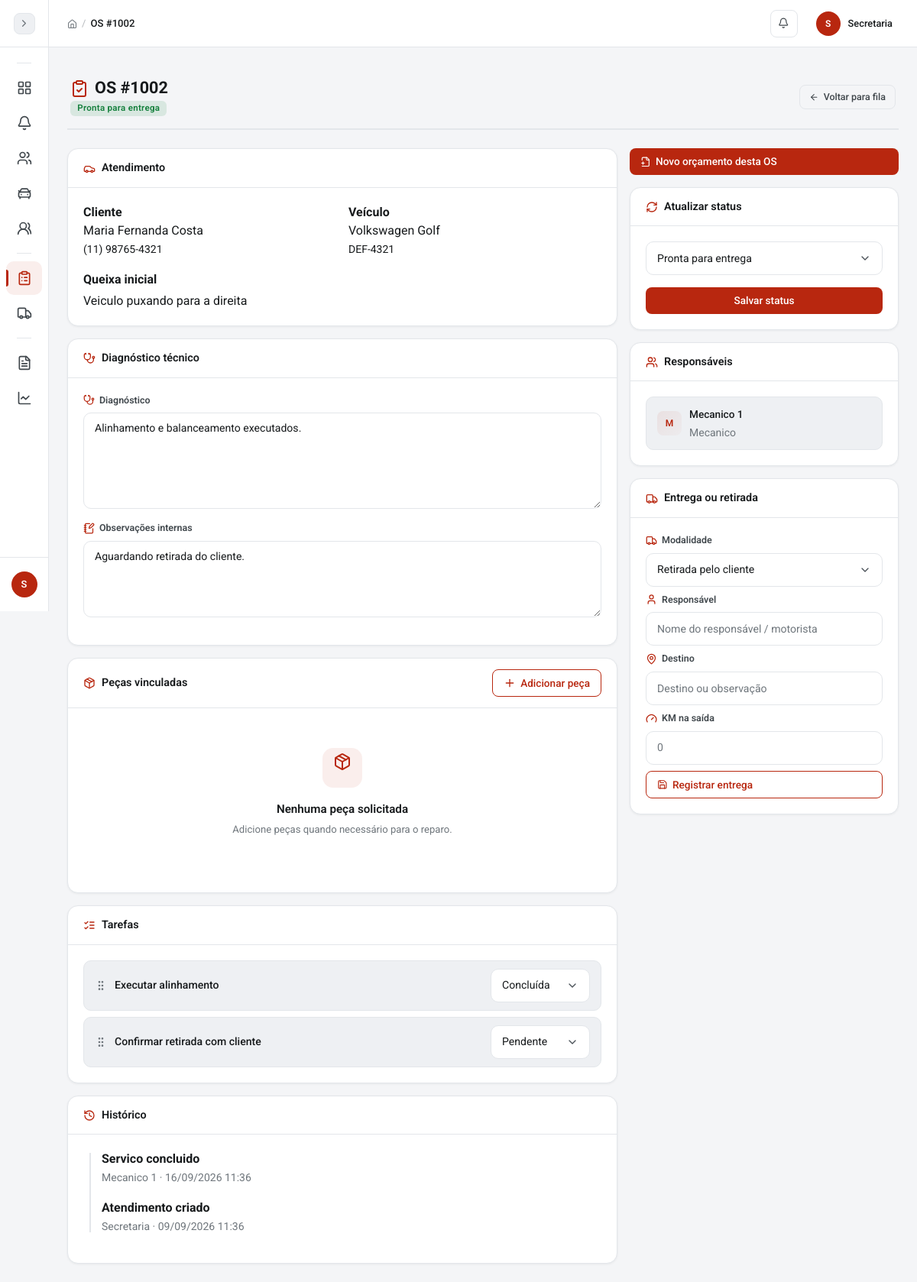
The page /pages/ordens_servico/detalhes.php?id=2 (signed in) on the database its author committed.
### tables this page shows
CREATE TABLE ordens_servico (
  id INT AUTO_INCREMENT PRIMARY KEY,
  numero INT NOT NULL UNIQUE,
  cliente_id INT NOT NULL,
  veiculo_id INT NULL,
  status ENUM('recebida','triagem','aguardando_diagnostico','aguardando_orcamento','aguardando_aprovacao','aguardando_peca','pronta_para_execucao','em_execucao','aguardando_retorno','pronta_para_entrega','entregue','cancelada') NOT NULL DEFAULT 'recebida',
  prioridade ENUM('baixa','normal','alta','urgente') NOT NULL DEFAULT 'normal',
  queixa_inicial TEXT NOT NULL,
  diagnostico TEXT,
  observacoes_internas TEXT,
  responsavel_chefe_id INT NULL,
  criado_por INT NOT NULL,
  data_entrada DATETIME NOT NULL DEFAULT CURRENT_TIMESTAMP,
  data_conclusao DATETIME NULL,
  data_atualizacao TIMESTAMP NOT NULL DEFAULT CURRENT_TIMESTAMP ON UPDATE CURRENT_TIMESTAMP,
  FOREIGN KEY (cliente_id) REFERENCES clientes(id),
  FOREIGN KEY (veiculo_id) REFERENCES veiculos(id) ON DELETE SET NULL,
  FOREIGN KEY (responsavel_chefe_id) REFERENCES usuarios(id) ON DELETE SET NULL,
  FOREIGN KEY (criado_por) REFERENCES usuarios(id)
);

CREATE TABLE clientes (
  id INT AUTO_INCREMENT PRIMARY KEY,
  nome VARCHAR(120) NOT NULL,
  cpf VARCHAR(14) UNIQUE,
  telefone VARCHAR(20),
  email VARCHAR(120),
  endereco VARCHAR(255),
  cidade VARCHAR(80),
  observacoes TEXT,
  data_cadastro TIMESTAMP DEFAULT CURRENT_TIMESTAMP,
  data_atualizacao TIMESTAMP DEFAULT CURRENT_TIMESTAMP ON UPDATE CURRENT_TIMESTAMP
);

CREATE TABLE veiculos (
  id INT AUTO_INCREMENT PRIMARY KEY,
  cliente_id INT NOT NULL,
  placa VARCHAR(10) UNIQUE,
  marca VARCHAR(50),
  modelo VARCHAR(60),
  ano YEAR,
  cor VARCHAR(30),
  km_atual INT DEFAULT 0,
  chassi VARCHAR(30),
  marca_id INT NULL,
  modelo_base_id INT NULL,
  modelo_id INT NULL,
  fipe_versao VARCHAR(150) NULL,
  valor_fipe DECIMAL(10,2) NULL,
  fipe_mes_referencia VARCHAR(20) NULL,
  FOREIGN KEY (cliente_id) REFERENCES clientes(id) ON DELETE CASCADE,
  FOREIGN KEY (marca_id) REFERENCES fipe_marcas(id) ON DELETE SET NULL,
  FOREIGN KEY (modelo_base_id) REFERENCES fipe_modelos_base(id) ON DELETE SET NULL,
  FOREIGN KEY (modelo_id) REFERENCES fipe_modelos(id) ON DELETE SET NULL
);

CREATE TABLE os_tarefas (
  id BIGINT AUTO_INCREMENT PRIMARY KEY,
  os_id INT NOT NULL,
  descricao VARCHAR(255) NOT NULL,
  status ENUM('pendente','em_execucao','concluida','bloqueada') DEFAULT 'pendente',
  criado_por INT NOT NULL,
  concluido_por INT NULL,
  criado_em TIMESTAMP DEFAULT CURRENT_TIMESTAMP,
  concluido_em DATETIME NULL,
  FOREIGN KEY (os_id) REFERENCES ordens_servico(id) ON DELETE CASCADE,
  FOREIGN KEY (criado_por) REFERENCES usuarios(id),
  FOREIGN KEY (concluido_por) REFERENCES usuarios(id) ON DELETE SET NULL
);

CREATE TABLE os_eventos (
  id BIGINT AUTO_INCREMENT PRIMARY KEY,
  os_id INT NOT NULL,
  tipo VARCHAR(50) NOT NULL,
  status_anterior VARCHAR(40),
  status_novo VARCHAR(40),
  descricao TEXT,
  criado_por INT NOT NULL,
  criado_em TIMESTAMP DEFAULT CURRENT_TIMESTAMP,
  FOREIGN KEY (os_id) REFERENCES ordens_servico(id) ON DELETE CASCADE,
  FOREIGN KEY (criado_por) REFERENCES usuarios(id)
);

CREATE TABLE usuarios (
  id INT AUTO_INCREMENT PRIMARY KEY,
  nome VARCHAR(100) NOT NULL,
  email VARCHAR(120) NOT NULL UNIQUE,
  senha VARCHAR(255) NOT NULL,
  tipo ENUM('admin','secretaria','mecanico_chefe','mecanico') NOT NULL DEFAULT 'mecanico',
  cpf VARCHAR(14) UNIQUE,
  telefone VARCHAR(20),
  salario DECIMAL(10,2),
  data_admissao DATE,
  cargo VARCHAR(100),
  ativo TINYINT(1) NOT NULL DEFAULT 1,
  data_cadastro TIMESTAMP DEFAULT CURRENT_TIMESTAMP
);

CREATE TABLE os_responsaveis (
  id BIGINT AUTO_INCREMENT PRIMARY KEY,
  os_id INT NOT NULL,
  usuario_id INT NOT NULL,
  atribuido_por INT NOT NULL,
  atribuido_em TIMESTAMP DEFAULT CURRENT_TIMESTAMP,
  concluido_em DATETIME NULL,
  observacoes TEXT,
  UNIQUE KEY uq_os_responsavel (os_id, usuario_id),
  FOREIGN KEY (os_id) REFERENCES ordens_servico(id) ON DELETE CASCADE,
  FOREIGN KEY (usuario_id) REFERENCES usuarios(id),
  FOREIGN KEY (atribuido_por) REFERENCES usuarios(id)
);

### pages/ordens_servico/detalhes.php (the view, shortened to what the rows shown need)
<?php
require_once __DIR__ . '/../../includes/sessao.php';
require_once __DIR__ . '/../../config/conexao.php';
$id = (int) ($_GET['id'] ?? 0);
$stmt = $conn->prepare("SELECT os.*, c.nome AS cliente, c.telefone, c.email, v.marca, v.modelo, v.placa, v.ano, v.km_atual FROM ordens_servico os JOIN clientes c ON c.id = os.cliente_id LEFT JOIN veiculos v ON v.id = os.veiculo_id WHERE os.id = :id");
$stmt->execute([':id' => $id]);
$os = $stmt->fetch();
$stmt = $conn->prepare('SELECT u.nome, u.tipo, r.atribuido_em FROM os_responsaveis r JOIN usuarios u ON u.id = r.usuario_id WHERE r.os_id = :id AND r.concluido_em IS NULL ORDER BY u.nome');
$stmt->execute([':id' => $id]);
$responsaveis = $stmt->fetchAll();
$stmt = $conn->prepare('SELECT e.*, u.nome AS autor FROM os_eventos e JOIN usuarios u ON u.id = e.criado_por WHERE e.os_id = :id ORDER BY e.criado_em DESC');
$stmt->execute([':id' => $id]);
$eventos = $stmt->fetchAll();
$stmt = $conn->prepare('SELECT t.*, u.nome AS criador FROM os_tarefas t JOIN usuarios u ON u.id = t.criado_por WHERE t.os_id = :id ORDER BY t.id');
$stmt->execute([':id' => $id]);
$tarefas = $stmt->fetchAll();
$titulo_pagina = 'OS #' . str_pad((int) $os['numero'], 4, '0', STR_PAD_LEFT);
require_once __DIR__ . '/../../includes/header.php';
$status_nomes = ['recebida' => 'Recebida', 'triagem' => 'Triagem', 'aguardando_diagnostico' => 'Aguardando diagnóstico', 'aguardando_orcamento' => 'Aguardando orçamento', 'aguardando_aprovacao' => 'Aguardando aprovação', 'aguardando_peca' => 'Aguardando peça', 'pronta_para_execucao' => 'Pronta para execução', 'em_execucao' => 'Em execução', 'aguardando_retorno' => 'Aguardando retorno', 'pronta_para_entrega' => 'Pronta para entrega', 'entregue' => 'Entregue', 'cancelada' => 'Cancelada'];
$tarefa_status_nomes = ['pendente' => 'Pendente', 'em_execucao' => 'Em execução', 'concluida' => 'Concluída', 'bloqueada' => 'Bloqueada'];
?>
<div class="page-header">
    <div>
        <h1><i data-lucide="clipboard-check" class="text-primary me-2"></i>OS #<?php echo str_pad((int) $os['numero'], 4, '0', STR_PAD_LEFT); ?></h1>
        <span class="page-subtitle"><span class="badge badge-status-<?php echo esc($os['status']); ?>"><?php echo esc($status_nomes[$os['status']] ?? $os['status']); ?></span></span>
    </div>
</div>
<div class="row g-3">
    <div class="col-lg-8">
        <div class="card mb-3"><div class="card-header"><i data-lucide="car" class="me-2"></i>Atendimento</div><div class="card-body">
            <div class="row g-3"><div class="col-md-6"><strong>Cliente</strong><br><?php echo esc($os['cliente']); ?><?php if (tem_papel(['admin', 'secretaria', 'mecanico_chefe'])): ?><br><small><?php echo esc($os['telefone'] ?: 'Sem telefone'); ?></small><?php endif; ?></div><div class="col-md-6"><strong>Veículo</strong><br><?php echo esc(trim(($os['marca'] ?? '') . ' ' . ($os['modelo'] ?? '')) ?: 'Não informado'); ?><br><small><?php echo esc($os['placa'] ?: ''); ?></small></div><div class="col-12"><strong>Queixa inicial</strong><p class="mb-0 mt-1"><?php echo nl2br(esc($os['queixa_inicial'])); ?></p></div></div>
        </div></div>
        <div class="card mb-3"><div class="card-header"><i data-lucide="stethoscope" class="me-2"></i>Diagnóstico técnico</div><div class="card-body">
            <form method="POST" action="processar.php?acao=atualizar_diagnostico"><label class="form-label-with-icon" for="diagnostico"><i data-lucide="stethoscope"></i> Diagnóstico</label><textarea class="form-control mb-3" id="diagnostico" name="diagnostico" rows="5" <?php echo tem_papel(['mecanico', 'mecanico_chefe', 'admin']) ? '' : 'readonly'; ?>><?php echo esc($os['diagnostico'] ?? ''); ?></textarea><label class="form-label-with-icon" for="observacoes_internas"><i data-lucide="notebook-pen"></i> Observações internas</label><textarea class="form-control mb-3" id="observacoes_internas" name="observacoes_internas" rows="3" <?php echo tem_papel(['mecanico', 'mecanico_chefe', 'admin']) ? '' : 'readonly'; ?>><?php echo esc($os['observacoes_internas'] ?? ''); ?></textarea></form>
        </div></div>
        <div class="card mb-3"><div class="card-header"><i data-lucide="list-checks" class="me-2"></i>Tarefas</div><div class="card-body">
            <?php if ($tarefas): ?>
            <div class="dynamic-list">
                <?php foreach ($tarefas as $tarefa): ?>
                <form method="POST" action="processar.php?acao=mudar_tarefa" class="dynamic-list-item">
                    <i data-lucide="grip-vertical" class="item-grip"></i>
                    <span class="item-text"><?php echo esc($tarefa['descricao']); ?></span>
                    <select class="form-select form-select-sm w-auto" name="tarefa_status" onchange="this.form.submit()" style="min-width:130px">
                        <?php foreach ($tarefa_status_nomes as $key => $nome): ?>
                        <option value="<?php echo esc($key); ?>" <?php echo $tarefa['status'] === $key ? 'selected' : ''; ?>><?php echo esc($nome); ?></option>
                        <?php endforeach; ?>
                    </select>
                </form>
                <?php endforeach; ?>
            </div>
            <?php endif; ?>
        </div></div>
        <div class="card"><div class="card-body"><div class="timeline"><?php foreach ($eventos as $evento): ?><div class="mb-3"><strong><?php echo esc($evento['descricao']); ?></strong><br><small class="text-muted"><?php echo esc($evento['autor']); ?> · <?php echo date('d/m/Y H:i', strtotime($evento['criado_em'])); ?></small></div><?php endforeach; ?></div></div></div>
    </div>
    <div class="col-lg-4">
        <?php if (tem_papel(['admin', 'secretaria', 'mecanico_chefe'])): ?><div class="card mb-3"><div class="card-header"><i data-lucide="refresh-cw" class="me-2"></i>Atualizar status</div><div class="card-body"><form method="POST" action="processar.php?acao=mudar_status"><input type="hidden" name="csrf_token" value="<?php echo esc(csrf_token()); ?>"><input type="hidden" name="os_id" value="<?php echo $id; ?>"><select class="form-select mb-3" name="status"><?php foreach ($status_nomes as $status => $nome): ?><?php if ($status !== 'entregue'): ?><option value="<?php echo esc($status); ?>" <?php echo $os['status'] === $status ? 'selected' : ''; ?>><?php echo esc($nome); ?></option><?php endif; ?><?php endforeach; ?></select><button class="btn btn-primary w-100" type="submit">Salvar status</button></form></div></div><?php endif; ?>
        <div class="card mb-3"><div class="card-header"><i data-lucide="users" class="me-2"></i>Responsáveis</div><div class="card-body">
            <?php if ($responsaveis): ?>
            <div class="dynamic-list">
                <?php foreach ($responsaveis as $responsavel): ?>
                <div class="dynamic-list-item">
                    <div class="emp-avatar" style="width:32px;height:32px;min-width:32px;border-radius:8px;font-size:0.75rem;background:linear-gradient(135deg,var(--accent-light),color-mix(in srgb,var(--accent-light) 30%,transparent));color:var(--accent);display:flex;align-items:center;justify-content:center;font-weight:600"><?php echo strtoupper(substr($responsavel['nome'], 0, 1)); ?></div>
                    <div>
                        <span class="item-text" style="font-size:0.85rem"><?php echo esc($responsavel['nome']); ?></span>
                        <br><small class="text-muted"><?php echo esc(ucfirst(str_replace('_', ' ', $responsavel['tipo']))); ?></small>
                    </div>
                </div>
                <?php endforeach; ?>
            </div>
            <?php else: ?>
            <div class="empty-state" style="padding:1.5rem 1rem;border:none;background:transparent">
                <p style="font-size:0.82rem;margin:0">Nenhum mecânico designado.</p>
            </div>
            <?php endif; ?>
        </div></div>
    </div>
</div>
<?php require_once __DIR__ . '/../../includes/footer.php'; ?>

### includes/header.php (shortened to what the rows shown need)
<?php
$url_css = $caminho_base . '/css/style.css';
$url_index = $caminho_base . '/index.php';
?>
<!DOCTYPE html>
<html lang="pt-BR">
<head>
    <link href="https://cdn.jsdelivr.net/npm/bootstrap@5.3.0/dist/css/bootstrap.min.css" rel="stylesheet">
    <link href="<?php echo $url_css; ?>" rel="stylesheet">
</head>
<body>
    <div class="main-wrapper" id="conteudo" tabindex="-1">
        <header class="topbar">
            <div class="topbar-breadcrumb">
                <a href="<?php echo $url_index; ?>"><i data-lucide="home"></i></a>
                <span class="separator">/</span>
                <span class="current"><?php echo $titulo_pagina ?? 'Dashboard'; ?></span>
            </div>
        </header>

### rows shown on the page
ordens_servico: numero "OS #1002", numero "1002", status "Pronta para entrega", cliente.nome "Maria Fernanda Costa", cliente.telefone "(11) 98765-4321", veiculo.modelo "Volkswagen Golf", veiculo.placa "DEF-4321", queixa_inicial "Veiculo puxando para a direita", diagnostico "Alinhamento e balanceamento executados.", observacoes_internas "Aguardando retirada do cliente."
os_tarefas: descricao "Executar alinhamento", tarefa_status "Concluída"
os_tarefas: descricao "Confirmar retirada com cliente", tarefa_status "Pendente"
os_eventos: descricao "Servico concluido", criado_por.nome "Mecanico 1", criado_em "16/09/2026 11:36"
os_eventos: descricao "Atendimento criado", criado_por.nome "Secretaria", criado_em "09/09/2026 11:36"
os_responsaveis: usuario.nome "M", usuario.nome "Mecanico 1", usuario.tipo "Mecanico"

### other values the page prints
substr($nome_usuario, 0, 1) "S"
substr($_SESSION['usuario_nome'] ?? 'U', 0, 1) "S"
$_SESSION['usuario_nome'] "Secretaria"
